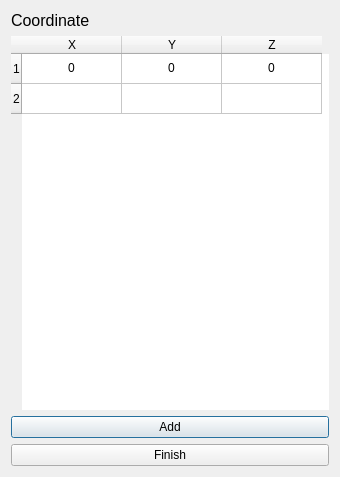
<?xml version="1.0" encoding="UTF-8"?>
<ui version="4.0">
 <class>CoordinateEditor</class>
 <widget class="QDialog" name="CoordinateEditor">
  <property name="geometry">
   <rect>
    <x>0</x>
    <y>0</y>
    <width>340</width>
    <height>477</height>
   </rect>
  </property>
  <property name="sizePolicy">
   <sizepolicy hsizetype="Minimum" vsizetype="Preferred">
    <horstretch>0</horstretch>
    <verstretch>0</verstretch>
   </sizepolicy>
  </property>
  <property name="windowTitle">
   <string>Dialog</string>
  </property>
  <layout class="QVBoxLayout" name="verticalLayout">
   <item>
    <widget class="QLabel" name="label">
     <property name="font">
      <font>
       <pointsize>12</pointsize>
      </font>
     </property>
     <property name="text">
      <string>Coordinate</string>
     </property>
    </widget>
   </item>
   <item>
    <widget class="QTableWidget" name="tableWidget">
     <property name="enabled">
      <bool>true</bool>
     </property>
     <property name="sizePolicy">
      <sizepolicy hsizetype="Minimum" vsizetype="Expanding">
       <horstretch>0</horstretch>
       <verstretch>0</verstretch>
      </sizepolicy>
     </property>
     <property name="autoFillBackground">
      <bool>false</bool>
     </property>
     <property name="frameShape">
      <enum>QFrame::NoFrame</enum>
     </property>
     <property name="frameShadow">
      <enum>QFrame::Sunken</enum>
     </property>
     <property name="lineWidth">
      <number>2</number>
     </property>
     <property name="textElideMode">
      <enum>Qt::ElideMiddle</enum>
     </property>
     <property name="showGrid">
      <bool>true</bool>
     </property>
     <property name="gridStyle">
      <enum>Qt::SolidLine</enum>
     </property>
     <property name="sortingEnabled">
      <bool>false</bool>
     </property>
     <property name="wordWrap">
      <bool>true</bool>
     </property>
     <property name="cornerButtonEnabled">
      <bool>true</bool>
     </property>
     <attribute name="horizontalHeaderCascadingSectionResizes">
      <bool>false</bool>
     </attribute>
     <row>
      <property name="text">
       <string>1</string>
      </property>
      <property name="textAlignment">
       <set>AlignLeft|AlignVCenter</set>
      </property>
     </row>
     <row>
      <property name="text">
       <string>2</string>
      </property>
     </row>
     <column>
      <property name="text">
       <string>X</string>
      </property>
     </column>
     <column>
      <property name="text">
       <string>Y</string>
      </property>
     </column>
     <column>
      <property name="text">
       <string>Z</string>
      </property>
     </column>
     <item row="0" column="0">
      <property name="text">
       <string>0</string>
      </property>
      <property name="whatsThis">
       <string/>
      </property>
      <property name="textAlignment">
       <set>AlignHCenter|AlignVCenter|AlignCenter</set>
      </property>
      <property name="background">
       <brush brushstyle="NoBrush">
        <color alpha="255">
         <red>200</red>
         <green>200</green>
         <blue>200</blue>
        </color>
       </brush>
      </property>
      <property name="flags">
       <set>NoItemFlags</set>
      </property>
     </item>
     <item row="0" column="1">
      <property name="text">
       <string>0</string>
      </property>
      <property name="textAlignment">
       <set>AlignHCenter|AlignVCenter|AlignCenter</set>
      </property>
      <property name="background">
       <brush brushstyle="NoBrush">
        <color alpha="255">
         <red>200</red>
         <green>200</green>
         <blue>200</blue>
        </color>
       </brush>
      </property>
      <property name="flags">
       <set>NoItemFlags</set>
      </property>
     </item>
     <item row="0" column="2">
      <property name="text">
       <string>0</string>
      </property>
      <property name="textAlignment">
       <set>AlignHCenter|AlignVCenter|AlignCenter</set>
      </property>
      <property name="background">
       <brush brushstyle="NoBrush">
        <color alpha="255">
         <red>200</red>
         <green>200</green>
         <blue>200</blue>
        </color>
       </brush>
      </property>
      <property name="flags">
       <set>NoItemFlags</set>
      </property>
     </item>
     <item row="1" column="0">
      <property name="text">
       <string/>
      </property>
      <property name="textAlignment">
       <set>AlignHCenter|AlignVCenter|AlignCenter</set>
      </property>
     </item>
     <item row="1" column="1">
      <property name="text">
       <string/>
      </property>
      <property name="textAlignment">
       <set>AlignHCenter|AlignVCenter|AlignCenter</set>
      </property>
     </item>
     <item row="1" column="2">
      <property name="text">
       <string/>
      </property>
      <property name="textAlignment">
       <set>AlignHCenter|AlignVCenter|AlignCenter</set>
      </property>
     </item>
    </widget>
   </item>
   <item>
    <widget class="QPushButton" name="bt_add">
     <property name="text">
      <string>Add</string>
     </property>
    </widget>
   </item>
   <item>
    <widget class="QPushButton" name="bt_finish">
     <property name="text">
      <string>Finish</string>
     </property>
    </widget>
   </item>
  </layout>
 </widget>
 <resources/>
 <connections/>
</ui>
